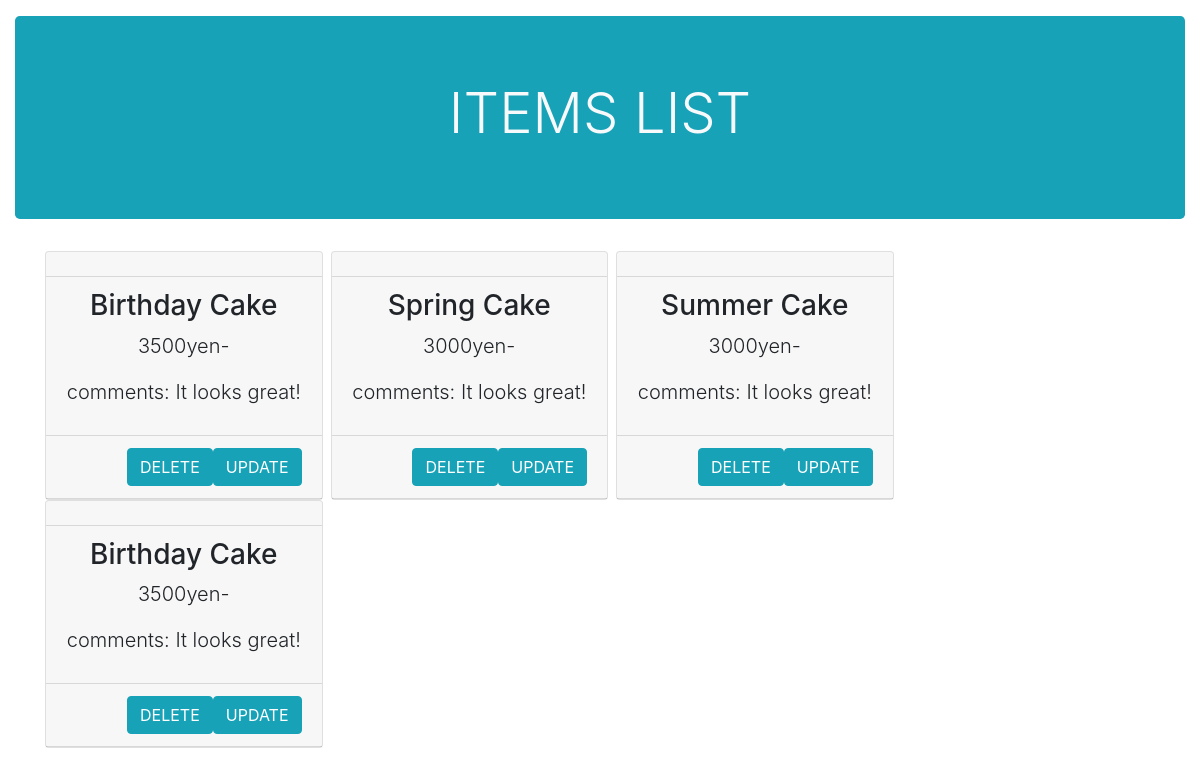
Page /adminUI.php on the committed database.
### tables this page shows
CREATE TABLE `products` (
  `product_id` int(11) NOT NULL,
  `product_name` varchar(255) NOT NULL,
  `price` int(255) NOT NULL,
  `description` varchar(255) DEFAULT NULL
);

### classes/Database.php (called while the page is built, shortened)
<?php
  class Database{
    private $server_name = "localhost";
    private $db_username = "root";
    private $db_password = '';
    private $database = "e-commerce";
    public function __construct()
    {
        $this->conn = new mysqli($this->server_name,$this->db_username,$this->db_password, $this->database);
        if($this->conn->connect_error){
            die("Connection Failed: ".$this->conn->connect_error);
        }else{
           return $this->conn;
        }
    }
  }
?>

### classes/Store.php (called while the page is built, shortened)
<?php
require_once "Database.php";
class Store extends Database
{
  public function get_items(){
    $sql = "SELECT * FROM products";
    $result = $this->conn->query($sql);
    if($result->num_rows>0){
      $container = array();
      while($row = $result->fetch_assoc()){
        $container[] = $row;
      }
      return $container;
    }else{
      return false;
    }
  }
  }

### adminUI.php (the view, shortened to what this page needs)
<?PHP
    require_once 'classes/Store.php';
    $products = new Store();
    $get_items = $products->get_items();
?>
<!doctype html>
<html lang="en">
  <head>
    <link rel="stylesheet" href="https://stackpath.bootstrapcdn.com/bootstrap/4.3.1/css/bootstrap.min.css">
  </head>
  <body>
      <div class="container-fluid mt-3">
          <div class="jumbotron bg-info text-light">
              <h4 class="display-4 text-center">
                ITEMS LIST
              </h4>
          </div>
       </div>
       <div class="container">
            <?PHP foreach($get_items as $row):
              $id = $row['product_id'];
              ?>
              <div class="card w-25 float-left mr-2">
               <div class="card-header">
               </div>
               <div class="card-header text-center">
               <h3><?php echo $row['product_name']?></h3>
                <div class="jumbotoron text-center">
                  <p class="lead">
                    <?php echo $row['price'] .'yen-'?>
                  </p>
                    <p class="lead">
                    <?php echo  'comments: ' . $row['description']?>
                  </p>
                </div>
               </div>
               <div class="card-header">
                 <a href="update.php?product_id=<?php echo $id ?>" class="float-right btn btn-info">UPDATE</a>
                  <a href="delete.php?product_id=<?php echo $id ?>"  class="float-right btn btn-info">DELETE</a>
               </div>
              </div>
            <?php endforeach; ?>
       </div>
  </body>
</html>

### rows in the picture
products: product_name "Birthday Cake", price "3500", description "It looks great!"
products: product_name "Spring Cake", price "3000", description "It looks great!"
products: product_name "Summer Cake", price "3000", description "It looks great!"
products: product_name "Birthday Cake", price "3500", description "It looks great!"
